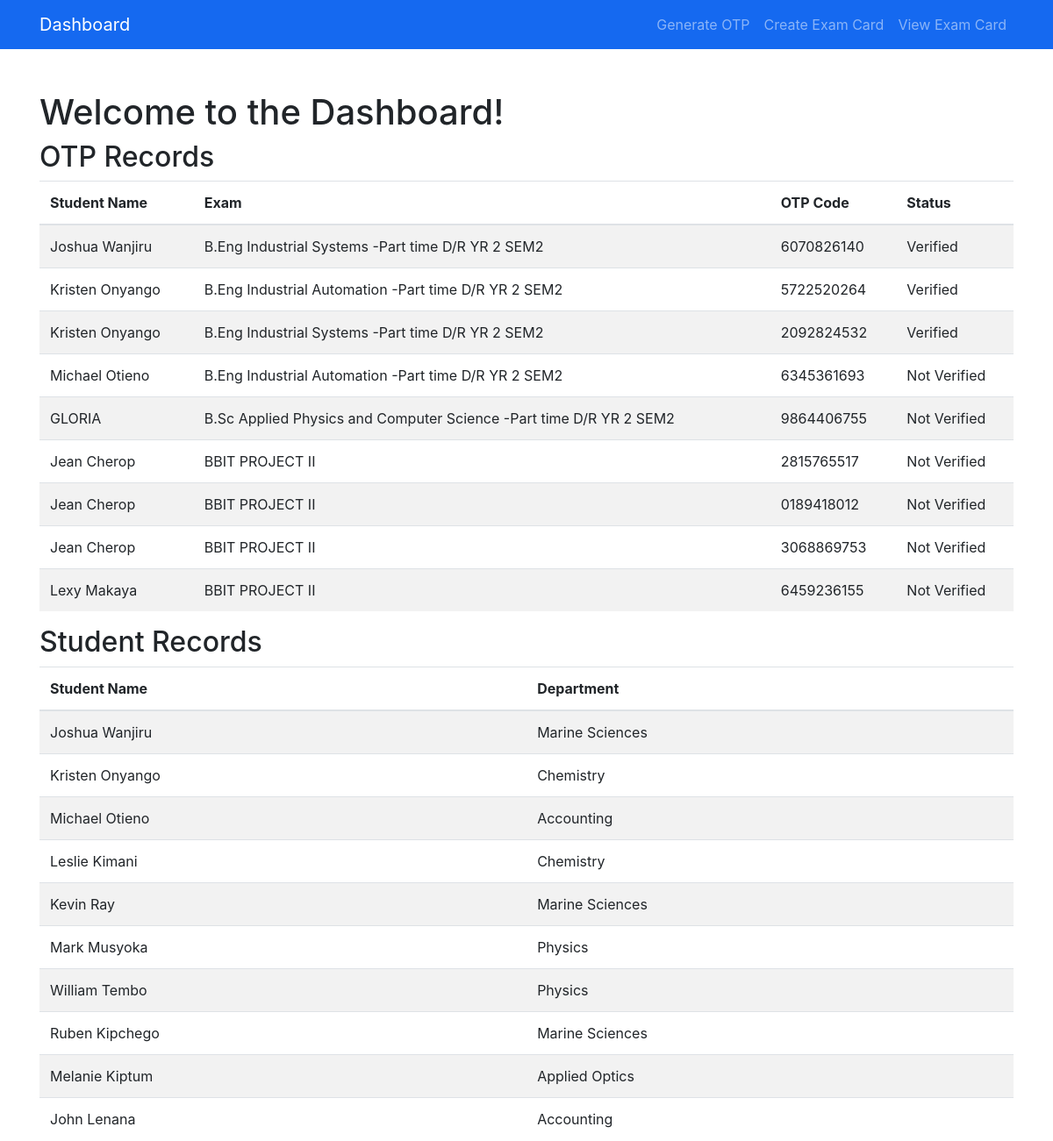
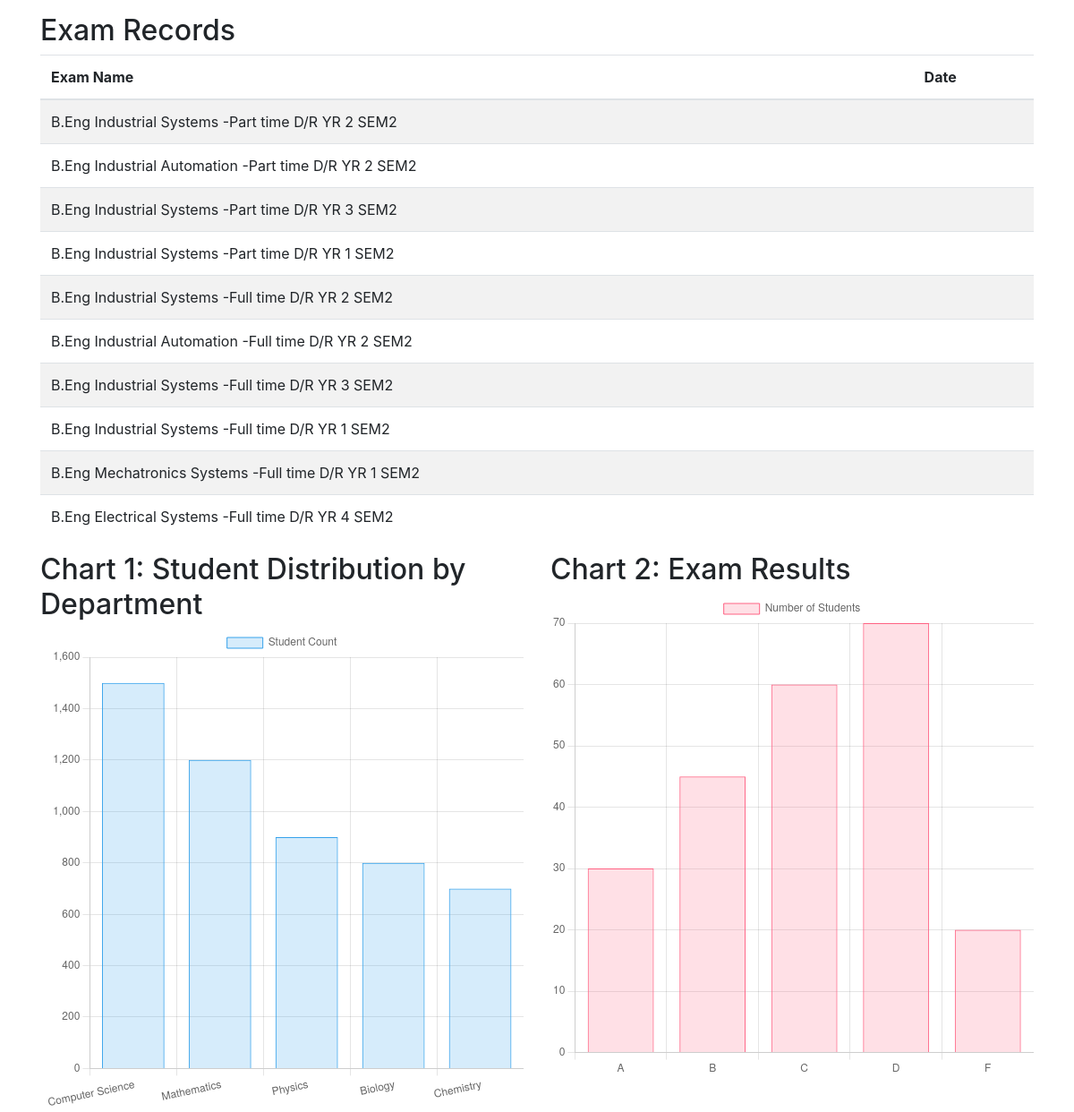
/exam_admin_dashboard/ (signed in), run on the app's committed database (2 pictures, top to bottom).
### otpa/models.py (models this page shows, shortened)
class OTPRecord(models.Model):
    student = models.ForeignKey(Student, on_delete=models.CASCADE)
    exam = models.ForeignKey(Exam, on_delete=models.CASCADE)
    otp_code = models.CharField(max_length=6)
    verified = models.BooleanField(default=False)
    units = models.ManyToManyField(Unit)
    department = models.ForeignKey(Department, on_delete=models.SET_NULL, null=True)  # Add department field with null=True
    year_of_study = models.PositiveIntegerField(default=2024)

class Student(models.Model):
    user = models.OneToOneField(User, on_delete=models.CASCADE)
    student_id = models.CharField(max_length=100, unique=True)
    name = models.CharField(max_length=255)
    email = models.EmailField(unique=True)
    phone = models.CharField(max_length=15)
    date_of_birth = models.DateField(default=datetime.date.today)
    address = models.CharField(max_length=255)
    department = models.ForeignKey(Department, on_delete=models.CASCADE,  default=1)
    courses = models.ManyToManyField(Course)
    has_paid_fees = models.BooleanField(default=False)
    has_passed_semester_exams = models.BooleanField(default=False)
    phone_number = models.CharField(max_length=20)
    profile_photo = models.ImageField(upload_to='profile_photos/', null=True, blank=True)  # Profile photo field

class Exam(models.Model):
    exam_code = models.CharField(max_length=100, unique=True)
    exam_name = models.CharField(max_length=255)
    course = models.ForeignKey(Course, on_delete=models.CASCADE)
    lecturer = models.ForeignKey(Lecturer, on_delete=models.CASCADE)
    exam_units = models.ManyToManyField(Unit, related_name='exams')
    exam_date = models.DateField()

class Department(models.Model):
    name = models.CharField(max_length=100)
    code = models.CharField(max_length=10, unique=True)
    def __str__(self):
        return self.name

### otpa/views.py (the view)
# urls.py: path('exam_admin_dashboard/', views.exam_admin_dashboard, name='exam_admin_dashboard'),
@login_required
def exam_admin_dashboard(request):
	otp_records = OTPRecord.objects.all()
	student_records = Student.objects.all()
	exam_records = Exam.objects.all()
	return render(request, 'exam_admin_dashboard.html', {'otp_records': otp_records, 'student_records': student_records, 'exam_records': exam_records})

### otpa/templates/exam_admin_dashboard.html (shortened to what this page needs)
<!DOCTYPE html>
<html lang="en">
<head>
    <link href="https://stackpath.bootstrapcdn.com/bootstrap/4.5.2/css/bootstrap.min.css" rel="stylesheet">
</head>
<body>
    <nav class="navbar navbar-expand-lg navbar-dark " style="background-color: #1569f0;">
        <div class="container">
            <a class="navbar-brand" href="#">Dashboard</a>
            <div class="collapse navbar-collapse" id="navbarNav">
                <ul class="navbar-nav ml-auto">
                    <li class="nav-item">
                        <a class="nav-link" href="{% url 'generate_otp' %}">Generate OTP</a>
                    </li>
                    <li class="nav-item">
                        <a class="nav-link" href="{% url 'create_exam_card' %}">Create Exam Card</a>
                    </li>
                    <li class="nav-item">
                        <a class="nav-link" href="{% url 'view_exam_cards' %}">View Exam Card</a>
                    </li>
            </div>
        </div>
    </nav>
    <div class="container mt-5">
        <h1>Welcome to the Dashboard!</h1>
        <h2>OTP Records</h2>
        <div class="table-responsive">
            <table class="table table-striped">
                <thead>
                    <tr>
                        <th>Student Name</th>
                        <th>Exam</th>
                        <th>OTP Code</th>
                        <th>Status</th>
                    </tr>
                </thead>
                <tbody>
                    {% for otp_record in otp_records %}
                        <tr>
                            <td>{{ otp_record.student.name }}</td>
                            <td>{{ otp_record.exam.exam_name }}</td>
                            <td>{{ otp_record.otp_code }}</td>
                            <td>{% if otp_record.verified %} Verified {% else %} Not Verified {% endif %}</td>
                        </tr>
                    {% endfor %}
                </tbody>
            </table>
        </div>
        <h2>Student Records</h2>
        <div class="table-responsive">
            <table class="table table-striped">
                <thead>
                    <tr>
                        <th>Student Name</th>
                        <th>Department</th>
                    </tr>
                </thead>
                <tbody>
                    {% for student_record in student_records|slice:":10" %}
                        <tr>
                            <td>{{ student_record.name }}</td>
                            <td>{{ student_record.department }}</td>
                        </tr>
                    {% endfor %}
                </tbody>
            </table>
        </div>
        <h2>Exam Records</h2>
        <div class="table-responsive">
            <table class="table table-striped">
                <thead>
                    <tr>
                        <th>Exam Name</th>
                        <th>Date</th>
                    </tr>
                </thead>
                <tbody>
                    {% for exam_record in exam_records|slice:":10" %}
                        <tr>
                            <td>{{ exam_record.exam_name }}</td>
                            <td>{{ exam_record.date }}</td>
                        </tr>
                    {% endfor %}
                </tbody>
            </table>
        </div>
        <div class="row">
            <div class="col-md-6">
                <h2>Chart 1: Student Distribution by Department</h2>
                <canvas id="studentDistributionChart" width="400" height="400"></canvas>
            </div>
            <div class="col-md-6">
                <h2>Chart 2: Exam Results</h2>
                <canvas id="examResultsChart" width="400" height="400"></canvas>
            </div>
        </div>
    </div>
    <script>
        // Sample data for charts
        const departments = ['Computer Science', 'Mathematics', 'Physics', 'Biology', 'Chemistry'];
        const studentCounts = [1500, 1200, 900, 800, 700];
        const examLabels = ['A', 'B', 'C', 'D', 'F'];
        const examResults = [30, 45, 60, 70, 20];
        // Chart 1: Student Distribution by Department
        const studentDistributionCtx = document.getElementById('studentDistributionChart').getContext('2d');
        const studentDistributionChart = new Chart(studentDistributionCtx, {
            type: 'bar',
            data: {
                labels: departments,
                datasets: [{
                    label: 'Student Count',
                    data: studentCounts,
                    backgroundColor: 'rgba(54, 162, 235, 0.2)',
                    borderColor: 'rgba(54, 162, 235, 1)',
                    borderWidth: 1
                }]
            },
            options: {
                scales: {
                    y: {
                        beginAtZero: true
                    }
                }
            }
        });
        // Chart 2: Exam Results
        const examResultsCtx = document.getElementById('examResultsChart').getContext('2d');
        const examResultsChart = new Chart(examResultsCtx, {
            type: 'bar',
            data: {
                labels: examLabels,
                datasets: [{
                    label: 'Number of Students',
                    data: examResults,
                    backgroundColor: 'rgba(255, 99, 132, 0.2)',
                    borderColor: 'rgba(255, 99, 132, 1)',
                    borderWidth: 1
                }]
            },
            options: {
                scales: {
                    y: {
                        beginAtZero: true
                    }
                }
            }
        });
    </script>
</body>
</html>

### data on the page
OTPRecord: student.name "Joshua Wanjiru", exam.exam_name "B.Eng Industrial Systems -Part time D/R YR 2 SEM2", otp_code "6070826140", verified "Verified"
OTPRecord: student.name "Kristen Onyango", exam.exam_name "B.Eng Industrial Automation -Part time D/R YR 2 SEM2", otp_code "5722520264", verified "Verified"
OTPRecord: student.name "Kristen Onyango", exam.exam_name "B.Eng Industrial Systems -Part time D/R YR 2 SEM2", otp_code "2092824532", verified "Verified"
OTPRecord: student.name "Michael Otieno", exam.exam_name "B.Eng Industrial Automation -Part time D/R YR 2 SEM2", otp_code "6345361693", verified "Not Verified"
OTPRecord: student.name "GLORIA", exam.exam_name "B.Sc Applied Physics and Computer Science -Part time D/R YR 2 SEM2", otp_code "9864406755", verified "Not Verified"
OTPRecord: student.name "Jean Cherop", exam.exam_name "BBIT PROJECT II", otp_code "2815765517", verified "Not Verified"
OTPRecord: student.name "Jean Cherop", exam.exam_name "BBIT PROJECT II", otp_code "0189418012", verified "Not Verified"
OTPRecord: student.name "Jean Cherop", exam.exam_name "BBIT PROJECT II", otp_code "3068869753", verified "Not Verified"
OTPRecord: student.name "Lexy Makaya", exam.exam_name "BBIT PROJECT II", otp_code "6459236155", verified "Not Verified"
Student: name "Joshua Wanjiru", department "Marine Sciences"
Student: name "Kristen Onyango", department "Chemistry"
Student: name "Michael Otieno", department "Accounting"
Student: name "Leslie Kimani", department "Chemistry"
Student: name "Kevin Ray", department "Marine Sciences"
Student: name "Mark Musyoka", department "Physics"
Student: name "William Tembo", department "Physics"
Student: name "Ruben Kipchego", department "Marine Sciences"
Student: name "Melanie Kiptum", department "Applied Optics"
Student: name "John Lenana", department "Accounting"
Exam: exam_name "B.Eng Industrial Systems -Part time D/R YR 2 SEM2"
Exam: exam_name "B.Eng Industrial Automation -Part time D/R YR 2 SEM2"
Exam: exam_name "B.Eng Industrial Systems -Part time D/R YR 3 SEM2"
Exam: exam_name "B.Eng Industrial Systems -Part time D/R YR 1 SEM2"
Exam: exam_name "B.Eng Industrial Systems -Full time D/R YR 2 SEM2"
Exam: exam_name "B.Eng Industrial Automation -Full time D/R YR 2 SEM2"
Exam: exam_name "B.Eng Industrial Systems -Full time D/R YR 3 SEM2"
Exam: exam_name "B.Eng Industrial Systems -Full time D/R YR 1 SEM2"
Exam: exam_name "B.Eng Mechatronics Systems -Full time D/R YR 1 SEM2"
Exam: exam_name "B.Eng Electrical Systems -Full time D/R YR 4 SEM2"
